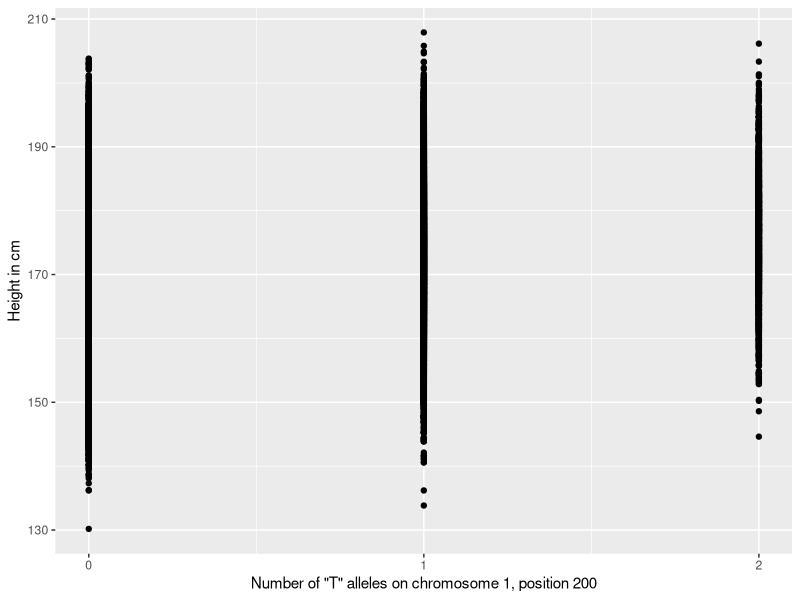
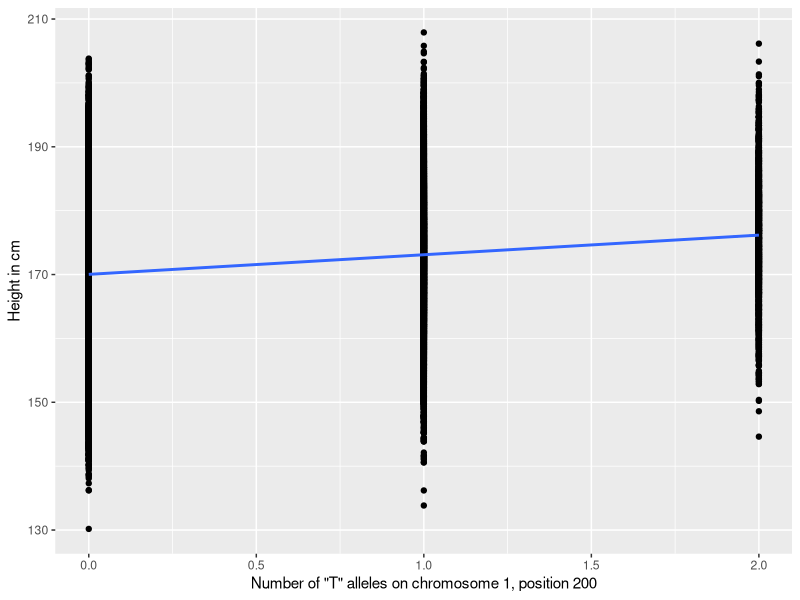
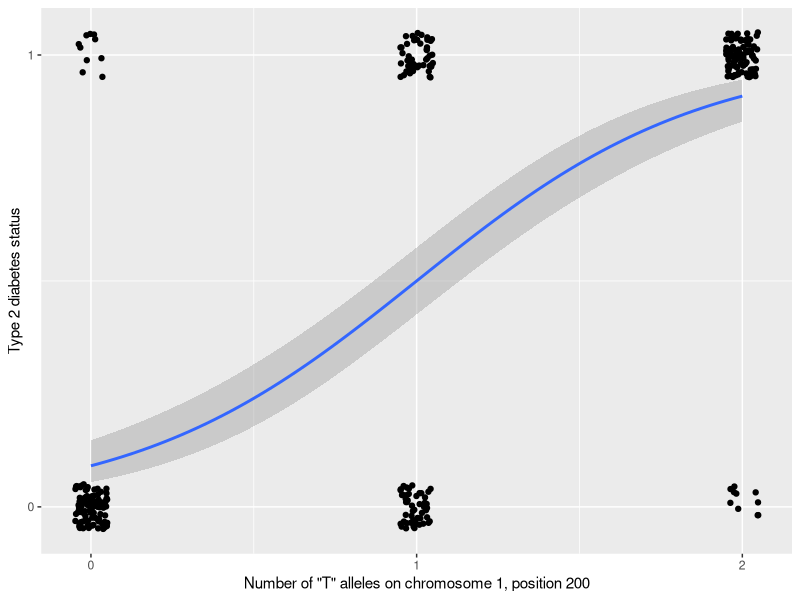

Reproduce these figures in R, in order.
## ---- chunk 1
# one million individuals
set.seed(1)
heights = rnorm(100000, mean = 170, sd = 8)
p = 0.85
q = 0.15
aa = p^2
tt = q^2
at = 2*p*q
aa + tt + at
gts = sample(0:2, size = 10000, replace = T, prob = c(aa, at, tt))

df = data.frame(samples = 1:10000, gts = gts, heights = heights)
effect = 3 # everyone gets 3 extra cm for each T allele they have

df$heightadd = df$gts * effect

error = rnorm(10000, mean = 0, sd = 3)
df$full_height = df$heights + df$heightadd + error

library(ggplot2)
ggplot(df, aes(gts, full_height)) + geom_point() + xlab('Number of "T" alleles on chromosome 1, position 200') + ylab('Height in cm') + scale_x_continuous(breaks=c(0, 1, 2))

ggplot(df, aes(gts, full_height)) + geom_point() + xlab('Number of "T" alleles on chromosome 1, position 200') + ylab('Height in cm') + geom_smooth(method = 'lm') 
## ---- chunk 2
dis.0 = 10
dis.1 = 50
dis.2 = 100
disease = rbind(data.frame(alleles = rep(0, dis.0), disease = rep(1, dis.0)), data.frame(alleles = rep(1, dis.1), disease = rep(1, dis.1)), data.frame(alleles = rep(2, dis.2), disease = rep(1, dis.2)))

# Individuals without disease
# nodis.0 = input$nodisease_0
# nodis.1 = input$nodisease_1
# nodis.2 = input$nodisease_2

nodis.0 = 100 
nodis.1 = 50
nodis.2 = 10
nodisease = rbind(data.frame(alleles = rep(0, nodis.0), disease = rep(0, nodis.0)), data.frame(alleles = rep(1, nodis.1), disease = rep(0, nodis.1)), data.frame(alleles = rep(2, nodis.2), disease = rep(0, nodis.2)))

df = rbind(disease, nodisease)
df$ID = sample(1:nrow(df))
df = dplyr::select(df, ID, alleles, disease)
df = df[order(df$ID),]

binomial_smooth <- function(...) {
  geom_smooth(method = "glm", method.args = list(family = "binomial"), ...)
}

ggplot(df, aes(alleles, disease)) + geom_jitter(width = 0.05, height = 0.05) + binomial_smooth() + xlab('Number of "T" alleles on chromosome 1, position 200') + ylab('Type 2 diabetes status') + scale_x_continuous(breaks=c(0, 1, 2)) + scale_y_continuous(breaks=c(0, 1))
